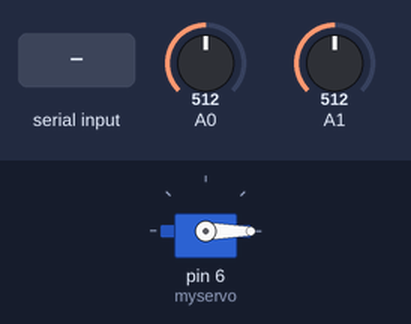
A sketch run on a simulated Arduino Uno, built with avr-gcc and run on an emulated ATmega328P. On the bench: servo. The test bench sets the inputs (shaded band); at power-on: A0 = 512, A1 = 512.

Above: at 1.2 s.
1.3 s: "90,45\n" received over Serial
At 2.9 s:
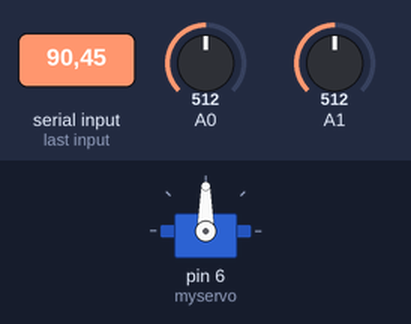
3.8 s: "30,150\n" received over Serial
At 5.9 s:
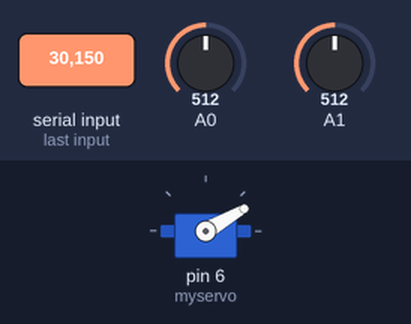
6.3 s: "200\n" received over Serial
At 8.0 s:
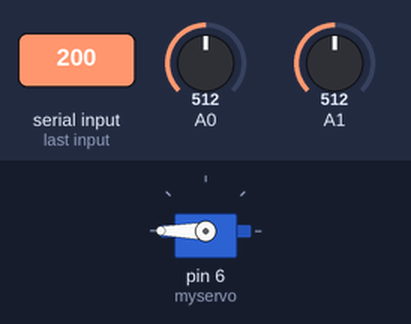
8.8 s: "90\n" received over Serial
At 10.9 s:
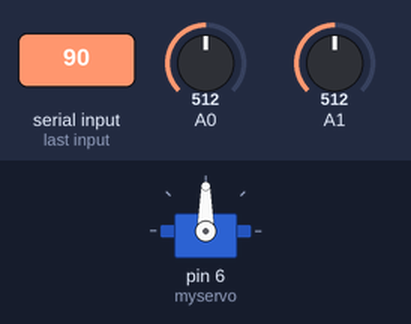
Timing chart, 0 to 12.3 s (numbered marks = the images above; inputs shaded):
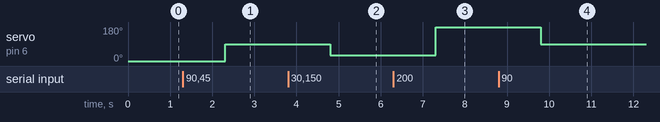

The sketch:

luz.ino
```cpp
#include <Servo.h>

int luz0;
int luz1;
int mypos;

int velocity = 93;

Servo myservo;

void setup() {
  Serial.begin(9600);

  myservo.attach(6);
  mypos= 0;

  myservo.write(mypos);

}

void loop() {
  luz0 = analogRead(0);
  luz1 = analogRead(1);


  /*
  if(luz0 > luz1 && mypos < 180){
    myservo.write(mypos++);
  }
  if(luz1 > luz0 && mypos >0){
    myservo.write(mypos--);
  }
  if(luz1 == luz0){

  }


  if(luz0 > luz1){
    myservo.write(100);
  }
  if(luz1 > luz0){
    myservo.write(80);
  }
  if(luz1 == luz0){
    myservo.write(93);
  }

  */


  if(Serial.available()){

    velocity = Serial.readString().toInt();
    myservo.write(velocity);

  }


  delay(10);

}
```

Measured:
- after the input at 1.3 s, servo on pin 6 (myservo): 0° → 90° after 1.0 s
- after the input at 3.8 s, servo on pin 6 (myservo): 90° → 30° after 1.0 s
- after the input at 6.3 s, servo on pin 6 (myservo): 30° → 180° after 1.0 s
- after the input at 8.8 s, servo on pin 6 (myservo): 180° → 90° after 1.0 s
